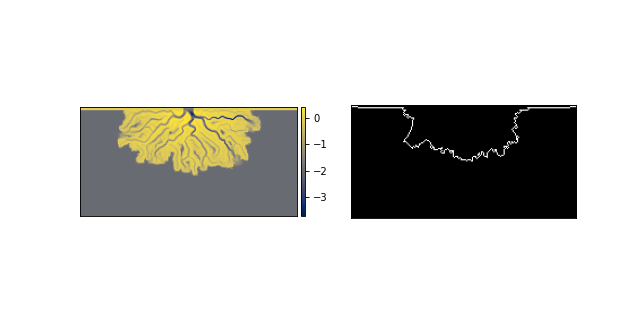

This figure's Python source:
import matplotlib.pyplot as plt
from deltametrics.mask import ShorelineMask
from deltametrics.sample_data.sample_data import golf
#
golfcube = golf()
smsk = ShorelineMask(
    golfcube['eta'][-1, :, :],
    elevation_threshold=0)
#
fig, ax = plt.subplots(1, 2, figsize=(8, 4))
golfcube.quick_show('eta', idx=-1, ax=ax[0])
smsk.show(ax=ax[1])
